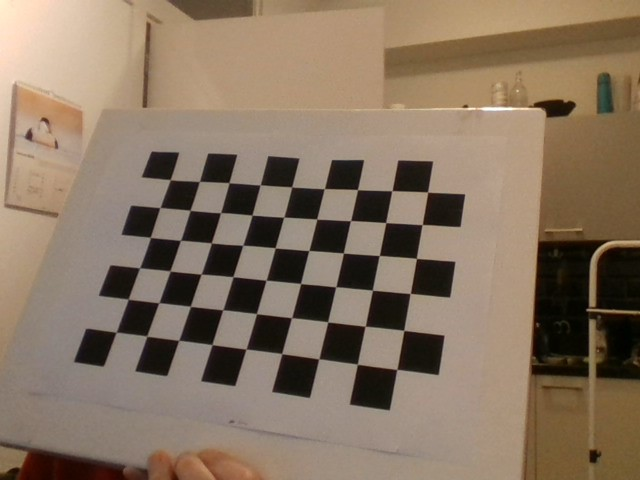
//> input picture imgs/02/000.jpg, 640 x 480 px
$ ./Source   (built with g++ and OpenCV 4)
//> lines starting //> are read from the running program, lines starting //| are printed output that depends on the picture
#include <format>
#include <filesystem>
#include <iostream>
#include <sstream>
#include <string>
#include <ctime>
#include <cstdio>
#include <utility>
#include <vector>
#include <thread>
#include <math.h>

#include <opencv2/core.hpp>
#include <opencv2/core/utility.hpp>
#include <opencv2/imgproc.hpp>
#include <opencv2/calib3d.hpp>
#include <opencv2/imgcodecs.hpp>
#include <opencv2/videoio.hpp>
#include <opencv2/highgui.hpp>
#include <opencv2/core/utils/filesystem.hpp>

//fancy colors BGR
#define BLUE Scalar(255,0,0)
#define GREEN Scalar(0,255,0)
#define RED Scalar(0,0,255)
#define YELLOW Scalar(0,255,255)

using namespace cv;
using namespace std;


/* A bunch of constants
*/
const string outputFile = "calib.xml";
// Path to the images folder
const filesystem::path IMAGES_PATH = filesystem::absolute("../imgs/02/");
// Size of the chessboard, measured from the inner corners
const Size BOARDSIZE = Size(9, 6);
// Square size in mm
//constexpr int SQUARESIZE = 22;
constexpr int SQUARESIZE = 24;
// Width of the chess grid in mm
//constexpr int GRID_WIDTH = 176; //SQUARESIZE * 9;
constexpr int GRID_WIDTH = 226;

// Amount of succesful corner checks we want before we calibrate
constexpr int MAXDETECTIONS = 15;
// Webcam delay between snapshots for corner checking
constexpr int DELAY = 100;
// The aspect ratio of your camera
constexpr float ASPECT_RATIO = 4 / 3;

// Flags for checking for chessboard corners, finetuning can be done here
constexpr int CHESSFLAGS = CALIB_CB_ADAPTIVE_THRESH | CALIB_CB_NORMALIZE_IMAGE;
// Flags for the calibration step. I have no idea what most of these do.
constexpr int CALIBFLAG = 0;

class ImageReader
{
public:
	// Just use the filesystem iterator to find the images
	vector<String> imageList;

	ImageReader() = default;

	/* Constructor needs directory path
	*/
	ImageReader(const filesystem::path& path)
	{
		// Read the directory and globs the found jpg's in a list
		utils::fs::glob(path.string(), "*.jpg", imageList, false);
	}
};

// [12 lines left out: function Save_calibration, not called in this run]

class Calibrator
{
public:
	enum mode { WEBCAM, IMAGEFOLDER };
	vector<vector<Point2f>> pointMatrix;

	Calibrator()
	{
		//namedWindow("First CV Assignment", WINDOW_AUTOSIZE);
		//moveWindow("First CV Assignment", 0, 45);
	}

	/* Constructor for when you're using an image path
	* PARAMS:
	*	fileystem::path path: The (absolute) path to the image folder
	*/
	Calibrator(filesystem::path path) : Calibrator()
	{
		images = ImageReader(std::move(path));
		capture_mode = IMAGEFOLDER;
	}

	/* Constructor for when you use a camera
	* PARAMS:
	*	int cameraID: The id of the camera (for webcams this is usually 0)
	*/
	// [18 lines left out: function Calibrator, not called in this run]

	/* Gathers data by iterating over webcam images or by reading images from a folder */
	void GatherData(int& no_squares, vector<Point2f>& corners)
	{

		// Iterates every image in the given directory and gathers the chess corner points
		if (capture_mode == IMAGEFOLDER)
		{

			for (const String image_path : images.imageList)
				//for (const String image_path : final_img_list) //with best imgs only
			{
				img = imread(image_path);
//> img is the input picture: 480 rows x 640 cols, CV_8UC3; mean B, G, R 97, 116.1, 135.1
				imageSize = img.size();
//> imageSize = Size(640, 480)

				// The photos I took with my phone are 4000 x 3000, which makes finding the corners reeaallly slow, so we resize it
				//resize(img, img, Size(1600, 900));

				// Find the corners //
				//vector<Point2f> corners; ->moved to int
				bool ret = findChessboardCorners(img, BOARDSIZE, corners, CHESSFLAGS);
//> corners = 54 Points (x, y), first 12: [169.6, 179.9], [199.2, 181.4], [228.9, 182.5], [259.8, 184.5], [291.5, 186.9], [324.1, 188.3], [357.5, 189.5], [392.1, 190.9], [427.5, 192.2], [159.6, 207.3], [189.5, 210.8], [220.5, 212.4]; ret = true
				if (ret)
				{
					cout << std::format("Chessboard corners found on image: {}\n", image_path);

					//Grayscale image for subpixel
					Mat gray;
					cvtColor(img, gray, COLOR_BGR2GRAY);
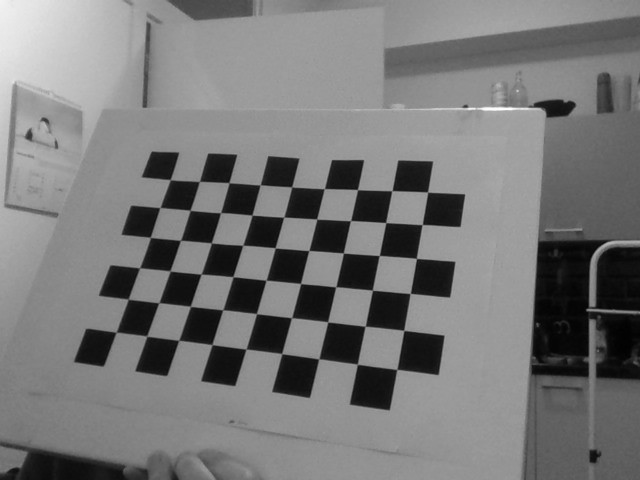
//> gray: 480 rows x 640 cols, CV_8UC1; min 1, max 254, mean 119.6

					// Improve accuracy on corners with some subpixel magic
					cornerSubPix(gray, corners, Size(11, 11), Size(-1, -1), TermCriteria(TermCriteria::EPS + TermCriteria::COUNT, 30, 0.0001));
//> corners = 54 Points (x, y), first 12: [170.2, 179.8], [199.4, 181.4], [228.9, 182.7], [260.2, 184.9], [291.7, 186.9], [324.4, 188.6], [357.5, 189.6], [391.9, 190.7], [427.6, 192.1], [159.9, 207.5], [190, 210.3], [220.6, 212.7]
					pointMatrix.push_back(corners);
//> pointMatrix = 1 point lists

					// Draw and show the corners for funsies
					//drawChessboardCorners(img, BOARDSIZE, corners, ret);

					//imshow("First CV Assignment", img);

					// Wait for keypress
					//waitKey(0);
				}
				else
				{
					cout << std::format("Chessboard corner search unsuccessful for image: {}\n", image_path);
					no_squares++;
				}

			}
//> pass 2 of the loop in GatherData, `for (const String image_path : images.imageList)`:
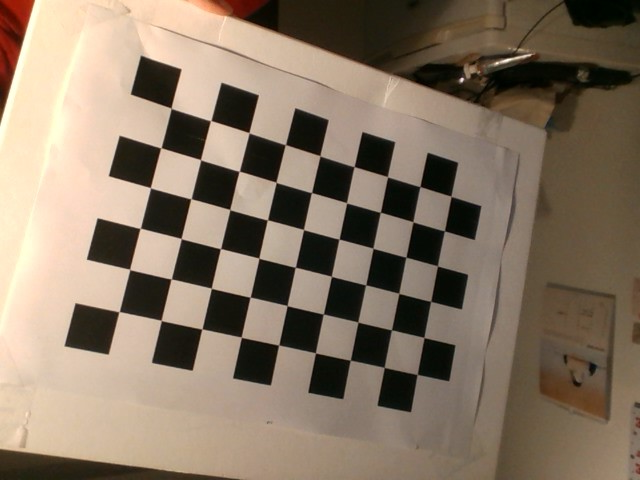
//> input picture imgs/02/01.jpg, 640 x 480 px
//> in GatherData, img is the input picture: 480 rows x 640 cols, CV_8UC3; mean B, G, R 101, 119.1, 135.6
//> in GatherData, `bool ret = findChessboardCorners(img, BOARDSIZE, corners, CHESSFLAGS);`: corners = 54 Points (x, y), first 12: [171, 108], [210.7, 120.5], [249.1, 132.6], [285.5, 144.6], [319.9, 155.7], [354.3, 166.5], [387.6, 176.9], [420.1, 186.5], [450.9, 196.2], [160.9, 147.7], [200.4, 159.6], [239.1, 171.4]
//> in GatherData, `cvtColor(img, gray, COLOR_BGR2GRAY);`:
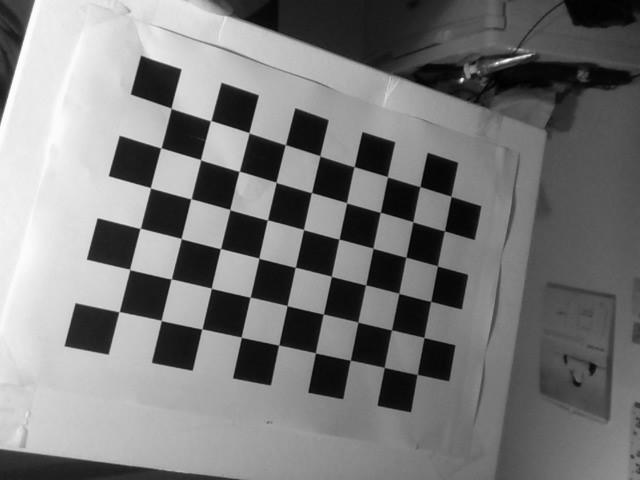
//> gray: 480 rows x 640 cols, CV_8UC1; min 1, max 253, mean 121.9
//> in GatherData, `cornerSubPix(gray, corners, Size(11, 11), Size(-1, -1), TermCriteria(T..`: corners = 54 Points (x, y), first 12: [171.1, 108.2], [210.7, 120.6], [249, 132.8], [285.4, 144.7], [319.9, 155.8], [354.1, 166.6], [387.4, 176.7], [419.8, 186.5], [451, 196.3], [160.9, 147.8], [200.6, 159.8], [239.2, 171.3]
//> in GatherData, `pointMatrix.push_back(corners);`: pointMatrix = 2 point lists
//> pass 3 of the loop in GatherData, `for (const String image_path : images.imageList)`:
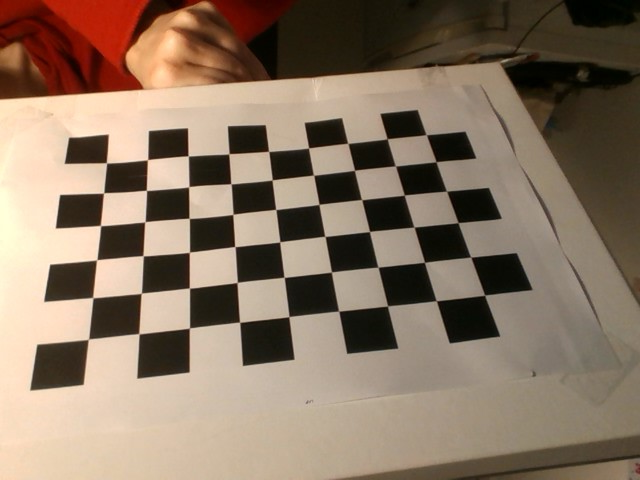
//> input picture imgs/02/02.jpg, 640 x 480 px
//> in GatherData, img is the input picture: 480 rows x 640 cols, CV_8UC3; mean B, G, R 99.6, 118, 137.6
//> in GatherData, `bool ret = findChessboardCorners(img, BOARDSIZE, corners, CHESSFLAGS);`: corners = 54 Points (x, y), first 12: [106.5, 162.9], [147.6, 159.7], [188.2, 155.8], [228.8, 153.8], [268.6, 151.4], [308.6, 147.8], [347.8, 143.3], [387.2, 138.6], [426.4, 134.8], [103.6, 193], [146.3, 190.3], [188.7, 186.8]
//> in GatherData, `cvtColor(img, gray, COLOR_BGR2GRAY);`:
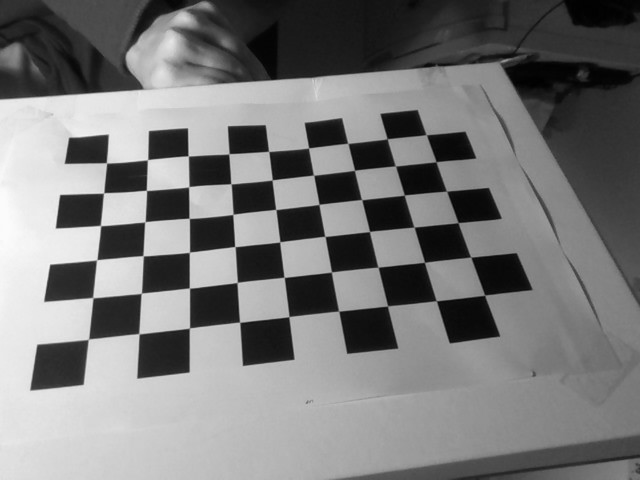
//> gray: 480 rows x 640 cols, CV_8UC1; min 1, max 251, mean 121.8
//> in GatherData, `cornerSubPix(gray, corners, Size(11, 11), Size(-1, -1), TermCriteria(T..`: corners = 54 Points (x, y), first 12: [106.5, 162.9], [147.5, 159.7], [188.2, 155.9], [228.9, 153.8], [268.7, 151.4], [308.6, 148], [347.8, 143.4], [387.2, 138.8], [426.2, 134.7], [103.6, 192.9], [146.5, 190.4], [188.8, 186.7]
//> in GatherData, `pointMatrix.push_back(corners);`: pointMatrix = 3 point lists
		}
		// Takes webcam snapshots and finds the corners using that
		if (capture_mode == WEBCAM)
		{
			// The amount of succesful corner detections we want to calibrate
			int iterator = 0;
			while (iterator < MAXDETECTIONS) {
				// If we have an image to compute with
				if (imageReady) {
					//Lock the mutex
					img_mutex.lock();
					imageSize = img.size();

					// Find the corners
					vector<Point2f> corners;
					bool ret = findChessboardCorners(img, BOARDSIZE, corners, CHESSFLAGS);

					// If we found corners:
					if (ret)
					{
						// Let the audience know we succesfully found corners
						cout << "Corners found on snapshot.\n";

						//+1 on the iterator!
						iterator++;

						//Grayscale image for subpixel
						Mat gray;
						cvtColor(img, gray, COLOR_BGR2GRAY);

						// Improve accuracy on corners with some subpixel magic
						cornerSubPix(img, corners, Size(11, 11), Size(-1, -1), TermCriteria(TermCriteria::EPS + TermCriteria::COUNT, 30, 0.0001));

						// Push the found corners on the matrix
						pointMatrix.push_back(corners);

						// Draw and show the corners for funsies
						drawChessboardCorners(img, BOARDSIZE, corners, ret);
						imshow("First CV Assignment", img);

						// I remember from working with OpenCV in python that this is a real big neccessary line whenever you use imshow
						waitKey(1);
					}
					else
					{
						cout << "Corner search unsuccessful on snapshot.\n";
					}

					// Unlock the mutex
					img_mutex.unlock();

					// Flag that we need a new image
					imageReady = false;
				}
			}
		}
		// Destroy the window
		//destroyWindow("First CV Assignment");
	}

	/* Calibrate using the corner data gathered with GatherData()
	*/

	void CalibrateCamera(double& rms, Mat& cameraMatrix, Mat& distCoeffs, Mat& rvecs, Mat& tvecs, int& no_squares, vector<Point2f>& corners)
	{
		vector<vector<Point3f>> objectPoints(1);
		vector<Point3f> newObjPoints;
		vector<double> perViewErrors;

		CalculateCornerPositions(objectPoints[0]);

		//Do some math-y math for use case where our piece of paper is an imperfect planar target
		objectPoints[0][BOARDSIZE.width - 1].x = objectPoints[0][0].x + GRID_WIDTH;
		newObjPoints = objectPoints[0];
		objectPoints.resize(pointMatrix.size(), objectPoints[0]);

		// Ready some parameters
		const int iFixedPoint = BOARDSIZE.width - 1;

		// Calibration time!
		Mat std1, std2, std3;
		rms = calibrateCameraRO(objectPoints, pointMatrix, imageSize, iFixedPoint, cameraMatrix, distCoeffs,
			rvecs, tvecs, newObjPoints, std1, std2, std3, perViewErrors, CALIB_USE_LU); //CALIB_USE_LU faster, less acc

		cout << std::format("Average rms: {}\n", rms);
		for (int i = 0; i < pointMatrix.size(); i++)
		{
			if (perViewErrors.at(i) > rms) {
				cout << std::format("Removing image {} with rms {} \n", i, perViewErrors.at(i));
				pointMatrix.at(i) = vector<Point2f>(0);
			}
		}
		auto it = remove_if(pointMatrix.begin(), pointMatrix.end(), [](vector<Point2f> vec) {return vec == vector<Point2f>(0); });
		pointMatrix.erase(it, pointMatrix.end());

		// Repeat all the earlier math, with the new image subset
		vector<vector<Point3f>> objectPoints2(1);
		vector<Point3f> newObjPoints2;
		CalculateCornerPositions(objectPoints2[0]);
		objectPoints2[0][BOARDSIZE.width - 1].x = objectPoints2[0][0].x + GRID_WIDTH;
		newObjPoints2 = objectPoints2[0];
		objectPoints2.resize(pointMatrix.size(), objectPoints2[0]);

		// Calibration time! Again!
		rms = calibrateCameraRO(objectPoints2, pointMatrix, imageSize, iFixedPoint, cameraMatrix, distCoeffs,
			rvecs, tvecs, newObjPoints2, std1, std2, std3, perViewErrors, CALIB_USE_LU); //CALIB_USE_LU faster, less acc

		// Tell us the overall RMS error
		cout << "Calibration overall RMS re-projection error:\t" << rms << "\n";
		// Check if everything went correctly
		bool ok = checkRange(cameraMatrix) && checkRange(distCoeffs);

		cout << "Camera Matrix:\n" << cameraMatrix << "\nDistortion Coefficients:\n" << distCoeffs << "\n";

	}

	/* Shows the undistorted image in a window
	* PARAMS:
	*	Mat cameraMatrix:	the intrinsic camera parameters
	*	Mat distCoeffs:		the distortion coefficients
	*/
	// [22 lines left out: function ShowUndistortedImages, not called in this run]

	/* Calculate the object points of the chessboard
	* PARAMS:
	*	vector<Point3f>& out:	rvalue of the vector to fill with the corner data
	*/
	static void CalculateCornerPositions(vector<Point3f>& out)
	{
		for (int i = 0; i < BOARDSIZE.height; i++)
		{
			for (int j = 0; j < BOARDSIZE.width; j++)
			{
				// Depth(Z) of 0 for chessboard!
				out.push_back(Point3f(j * SQUARESIZE, i * SQUARESIZE, 0));
			}
		}
	}

	/* This function loops, showing the webcam feed.
	* Every so often, depending on the delay variable, it copies a new image for use in calibration.
	* CURRENTLY NOT WORKING
	* */
	// [16 lines left out: function DisplayCamera, not called in this run]

public:
	mode capture_mode;
	Mat img;
	ImageReader images;
	atomic<bool> imageReady = false;
	mutex img_mutex;
	clock_t prevTimestamp = 0;
	Size imageSize;
	//thread t1;
};

/* Draws in a live loop on a chessboard using a webcam stream
* PARAMS:
*	Mat cameraMatrix: the intrinsic camera parameters found
*	Mat distCoeffs: the distortion coefficients found
*/
// [113 lines left out: function draw_on_webcam, not called in this run]

int main(int argc, char* argv[])
{
	//vars
	Mat cameraMatrix, distCoeffs, rvecs, tvecs;
	cameraMatrix = Mat::eye(3, 3, CV_64F);
	distCoeffs = Mat::zeros(8, 1, CV_64F);
	ImageReader img;
	double rms = 0.0;
	vector<Point2f> corners;
	int no_squares = 0;

	// Using images
	Calibrator calibrator = Calibrator{ IMAGES_PATH };

	// Using a webcam
	//Calibrator calibrator = Calibrator(0);

	calibrator.GatherData(no_squares, corners);

	cout << "Data gathered successfully. Maybe. Hopefully.\n";
	cout << "number of images omited:" << no_squares << "\n";
	calibrator.CalibrateCamera(rms, cameraMatrix, distCoeffs, rvecs, tvecs, no_squares, corners);
//> in CalibrateCamera, `objectPoints.resize(pointMatrix.size(), objectPoints[0]);`: objectPoints = 3 items
//> in CalibrateCamera, `rms = calibrateCameraRO(objectPoints, pointMatrix, imageSize, iFixedPo..`: rms = 0.144; cameraMatrix = [[675.5, 0, 359.1], [0, 665, 274.6], [0, 0, 1]]; distCoeffs = [-0.158, 1.21, -0.0351, 0.0303, -3.28]; rvecs = [[-0.447, 0.22, 0.134], [-0.111, -0.384, 0.215], [-0.679, -0.105, -0.159]]; tvecs = [[-166.3, -81.8, 579.3], [-131.8, -114.5, 463.2], [-175.2, -74.64, 452.6]]; newObjPoints = 54 Point3s, first 12: [0, 0, 0], [28.52, -0.62, 0.47], [57.06, -0.69, 0.03], [85.53, -1, 1.43], [113.5, -1.15, 2.53], [141.9, -1, 2.62], [169.9, -0.77, 1.6], [198, -0.48, 0.63], [226, 0, 0], [-0.86, 28.89, 0.26], [27.68, 28.22, 1.75], [56.42, 27.96, 1.98]; std1 = 18 values, max 28.7 at index 2, min 0 at index 9, mean 5.42
//| Average rms: 0.1438300943562883
//> the loop in CalibrateCamera, `for (int i = 0; i < pointMatrix.size(); i++)` made 3 passes
//| Removing image 0 with rms 0.18950786054515742
//| Removing image 2 with rms 0.14628279344126202
//> in CalibrateCamera, `pointMatrix.erase(it, pointMatrix.end());`: pointMatrix = 1 point lists
//> (the run ends here: the program stops with an error, at `rms = calibrateCameraRO(objectPoints2, pointMatrix, imageSize, iFixedP..`)
